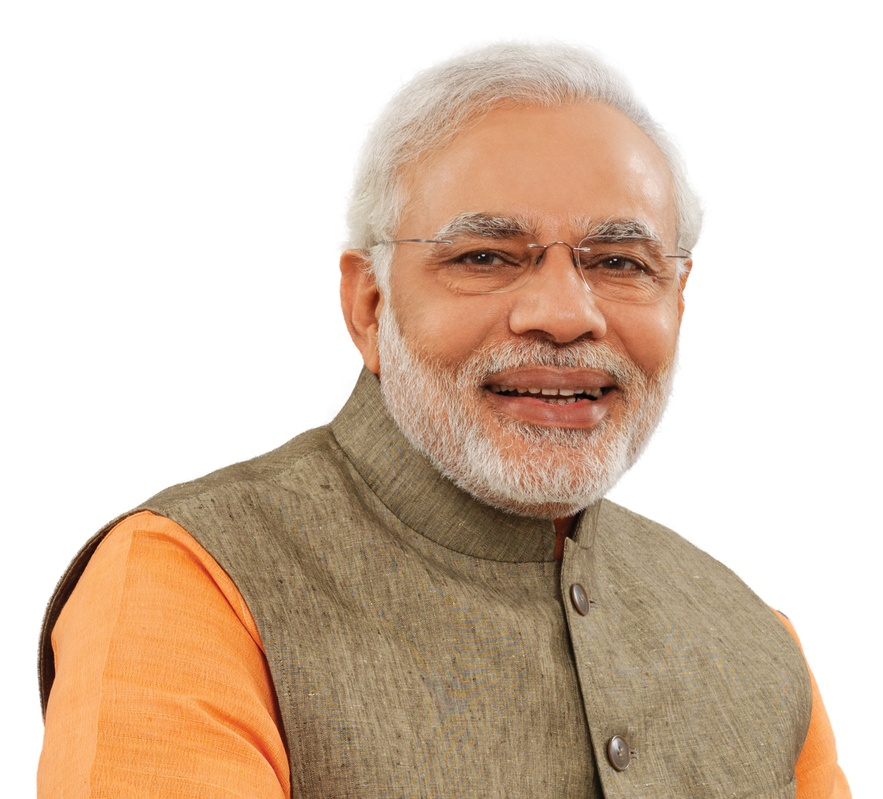
#> input picture face recognition/image_examples/Modi.jpg, 883 x 799 px, shrunk from 1500 x 1358 before the run
$ jupyter execute Imagedetecton.ipynb
#> lines starting #> are read from the running program, lines starting #| are printed output that depends on the picture
[cell 1]
import numpy as np
import cv2

# We point OpenCV's CascadeClassifier function to where our
# classifier (XML file format) is stored
face_classifier = cv2.CascadeClassifier('Haarcascades/haarcascade_frontalface_default.xml')

# Load our image then convert it to grayscale
image = cv2.imread('image_examples/Modi.jpg')
#> image is the input picture: shape (799, 883, 3); mean B, G, R 178.5, 196.6, 217.3
gray = cv2.cvtColor(image, cv2.COLOR_BGR2GRAY)
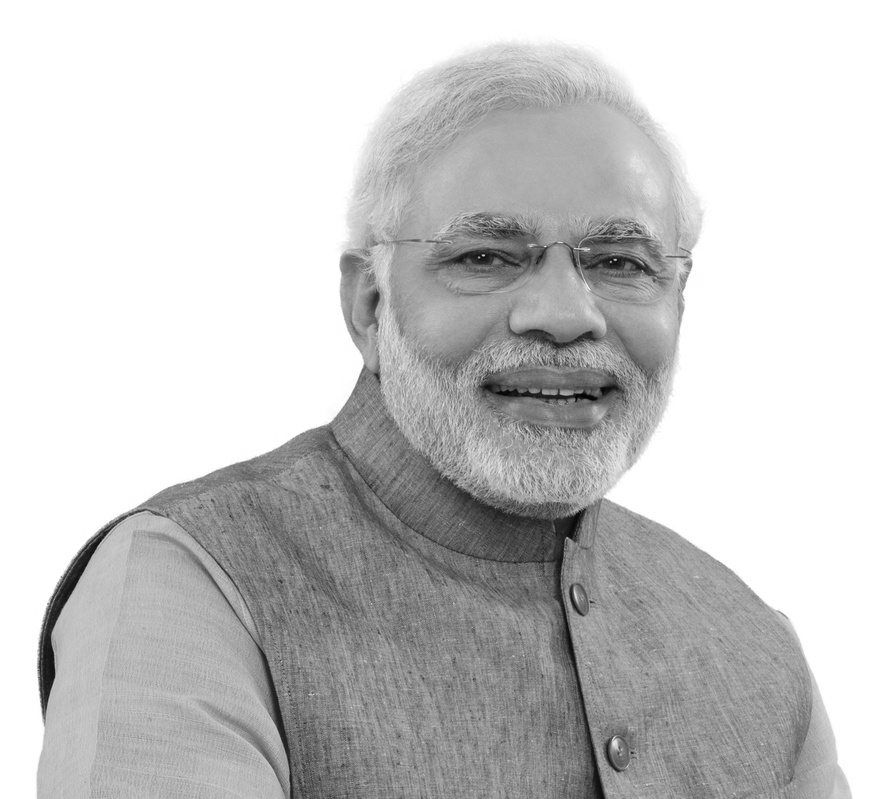
#> gray: shape (799, 883); min 2, max 255, mean 200.7

# Our classifier returns the ROI of the detected face as a tuple
# It stores the top left coordinate and the bottom right coordiantes
faces = face_classifier.detectMultiScale(gray, 1.3, 5)
#> faces = [[370, 117, 366, 366]]

# When no faces detected, face_classifier returns an empty tuple
if len(faces) == 0:
    print("No faces found")

# We iterate through our faces array and draw a rectangle
# over each face in faces
for (x,y,w,h) in faces:
    cv2.rectangle(image, (x,y), (x+w,y+h), (127,0,255), 2)
    cv2.imshow('Face Detection', image)
    cropped_image = image[y:y+h, x:x+w]  # Corrected the slicing indices
    cv2.imwrite('crop.png', cropped_image)
    cv2.waitKey(0)
#> this loop made 1 pass
#> pass 1, `cv2.imshow('Face Detection', image)`:
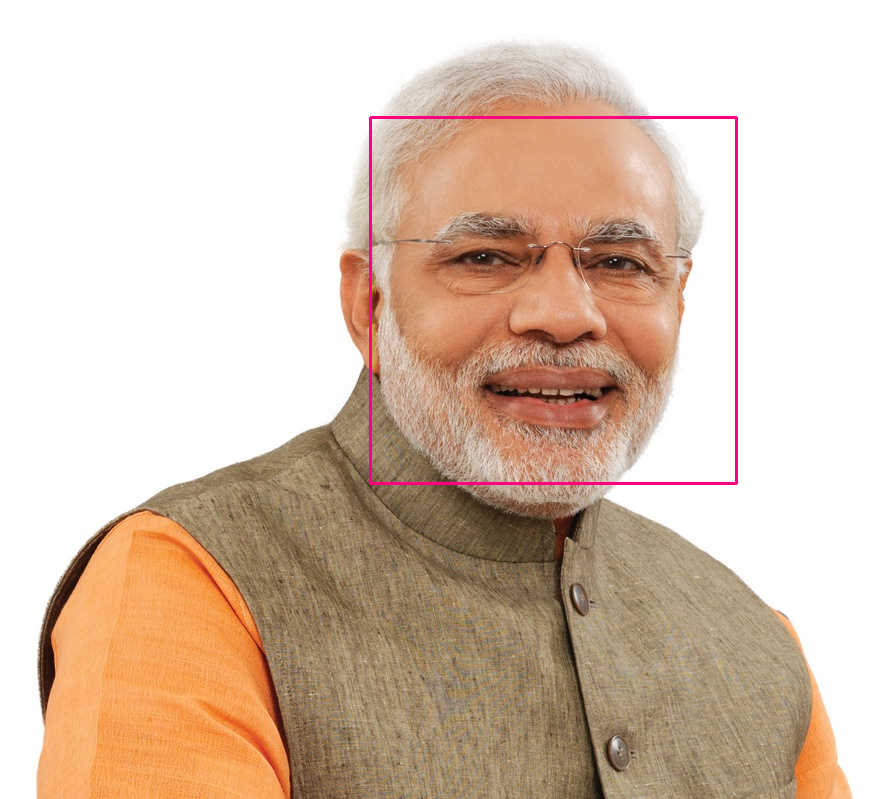
#> window 'Face Detection': shape (799, 883, 3); mean B, G, R 178.2, 195.4, 217.5
#> pass 1, `cropped_image = image[y:y+h, x:x+w]`:
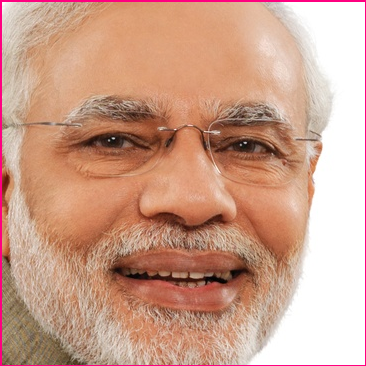
#> cropped_image: shape (366, 366, 3); mean B, G, R 139.5, 160.3, 204.7

cv2.destroyAllWindows()
